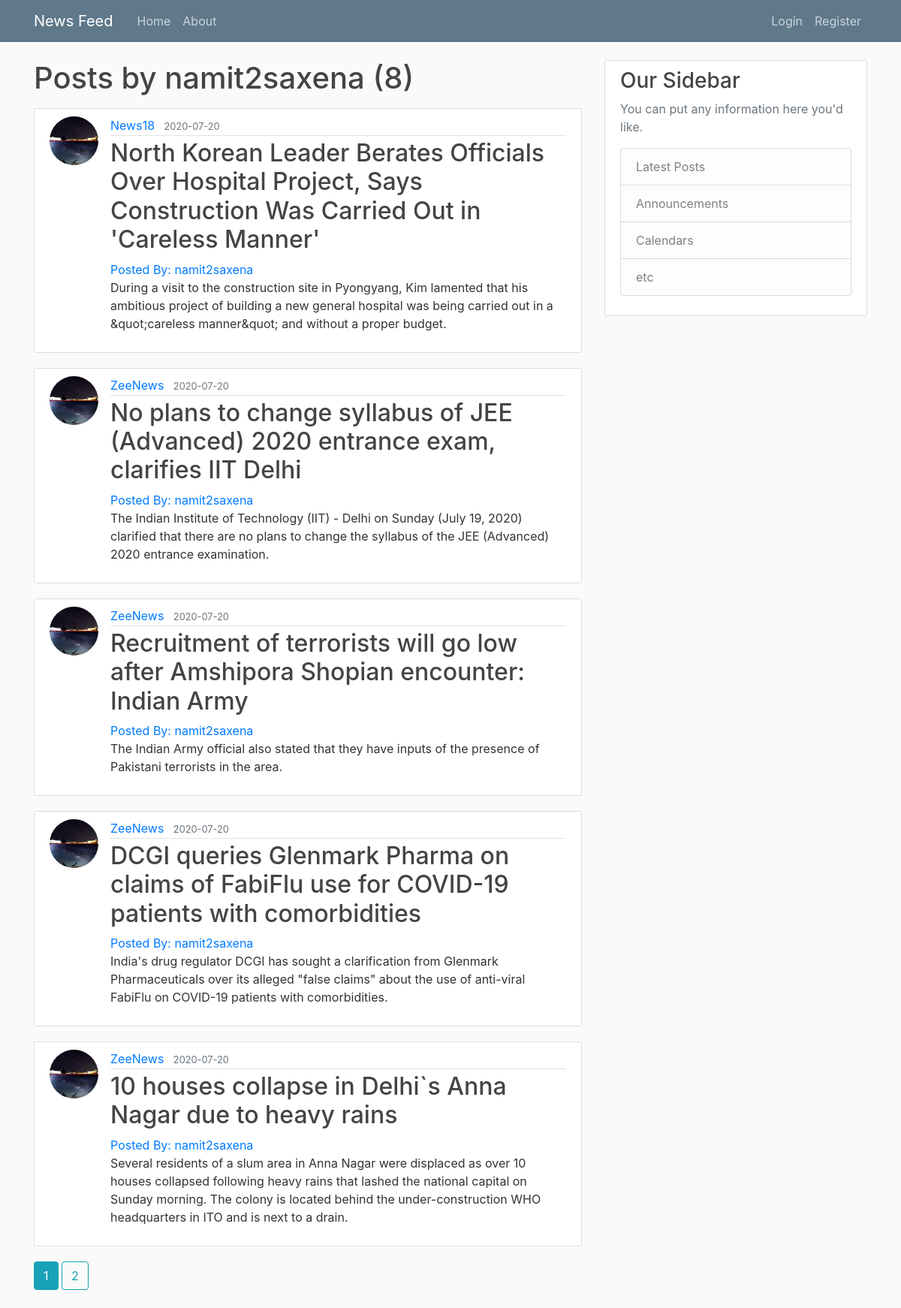
The page /user/namit2saxena on the database its author committed.
### NewsFeed/models.py (models this page shows, shortened)
class User(db.Model, UserMixin):
     id = db.Column(db.Integer, primary_key=True)
     username = db.Column(db.String(20), unique=True, nullable=False)
     email = db.Column(db.String(120), unique=True, nullable=False)
     image_file = db.Column(db.String(20), nullable=False, default = 'default.jpeg')
     password = db.Column(db.String(60), nullable=False)
     posts = db.relationship('Post', backref='author', lazy=True)

class Post(db.Model):
    id = db.Column(db.Integer, primary_key=True)
    title = db.Column(db.String(100), nullable=False)
    date_posted = db.Column(db.DateTime, nullable = False, default = datetime.utcnow)
    content = db.Column(db.Text, nullable=False)
    link = db.Column(db.String(200), nullable = False)
    website = db.Column(db.String(40), nullable = False)
    user_id = db.Column(db.Integer, db.ForeignKey('user.id'), nullable=False)

### NewsFeed/users/routes.py (the view)
@users.route('/user/<string:username>')
def user_posts(username):
    page = request.args.get('page', 1, type=int)
    user = User.query.filter_by(username=username).first_or_404()
    posts = Post.query.filter_by(author=user)\
        .order_by(Post.date_posted.desc())\
        .paginate(page=page, per_page=5)
    return render_template('user_post.html', posts=posts, user=user)

### NewsFeed/templates/user_post.html
{% extends "layout.html" %}
{% block content %}
    <h1 class="mb-3">Posts by {{ user.username }} ({{ posts.total }})</h1>
    {% for post in posts.items %}
        <article class="media content-section">
        <img class="rounded-circle article-img" src="{{ url_for('static', filename='profile_pics/'+post.author.image_file) }}">
          <div class="media-body">
            <div class="article-metadata">
              <a class="mr-2" href="#">{{ post.website }}</a>
              <small class="text-muted">{{ post.date_posted.strftime('%Y-%m-%d') }}</small>
            </div>
            <h2><a class="article-title" href="{{ url_for('posts.post', post_id = post.id) }}">{{ post.title }}</a></h2>
            <a class="mr-2" href="{{ url_for('users.user_posts', username=post.author.username) }}">Posted By: {{ post.author.username }}</a>
            <p class="article-content">{{ post.content }}</p>
          </div>
        </article>
    {% endfor %}
    {% for page_num in posts.iter_pages(left_edge=1, right_edge=1, left_current=1, right_current=2) %}
        {% if page_num %}
            {% if posts.page == page_num %}
                <a class="btn btn-info mb-4" href="{{ url_for('users.user_posts', username=user.username, page=page_num) }}">{{ page_num }}</a>
            {% else %}
                <a class="btn btn-outline-info mb-4" href="{{ url_for('users.user_posts', username=user.username, page=page_num) }}">{{ page_num }}</a>
            {% endif %}
        {% else %}
            ...
        {% endif %}
    {% endfor %}
{% endblock content %}

### NewsFeed/static/main.css (style rules this page uses)
body { background: #fafafa; color: #333333; margin-top: 5rem; }
h1, h2, h3, h4, h5, h6 { color: #444444; }
.content-section { background: #ffffff; padding: 10px 20px; border: 1px solid #dddddd; border-radius: 3px; margin-bottom: 20px; }
.article-title { color: #444444; }
.article-content { white-space: pre-line; }
.article-img { height: 65px; width: 65px; margin-right: 16px; }
.article-metadata { padding-bottom: 1px; margin-bottom: 4px; border-bottom: 1px solid #e3e3e3 }

### rows shown on the page
User: username "namit2saxena"
Post: image_file (picture), website "News18", date_posted "2020-07-20", title "North Korean Leader Berates Officials Over Hospital Project, Says Construction Was Carried Out in 'Careless Manner'", author.username "namit2saxena", content "During a visit to the construction site in Pyongyang, Kim lamented that his ambitious project of building a new general hospital was being carried out in a &quot;careless manner&quot; and without a proper budget."
Post: image_file (picture), website "ZeeNews", date_posted "2020-07-20", title "No plans to change syllabus of JEE (Advanced) 2020 entrance exam, clarifies IIT Delhi", author.username "namit2saxena", content "The Indian Institute of Technology (IIT) - Delhi on Sunday (July 19, 2020) clarified that there are no plans to change the syllabus of the JEE (Advanced) 2020 entrance examination."
Post: image_file (picture), website "ZeeNews", date_posted "2020-07-20", title "Recruitment of terrorists will go low after Amshipora Shopian encounter: Indian Army", author.username "namit2saxena", content "The Indian Army official also stated that they have inputs of the presence of Pakistani terrorists in the area."
Post: image_file (picture), website "ZeeNews", date_posted "2020-07-20", title "DCGI queries Glenmark Pharma on claims of FabiFlu use for COVID-19 patients with comorbidities", author.username "namit2saxena", content "India's drug regulator DCGI has sought a clarification from Glenmark Pharmaceuticals over its alleged \"false claims\" about the use of anti-viral FabiFlu on COVID-19 patients with comorbidities."
Post: image_file (picture), website "ZeeNews", date_posted "2020-07-20", title "10 houses collapse in Delhi`s Anna Nagar due to heavy rains", author.username "namit2saxena", content "Several residents of a slum area in Anna Nagar were displaced as over 10 houses collapsed following heavy rains that lashed the national capital on Sunday morning. The colony is located behind the under-construction WHO headquarters in ITO and is next to a drain."

### other values the page prints
{{ posts.total }} "8"
{{ page_num }} "1"
{{ page_num }} "2"
